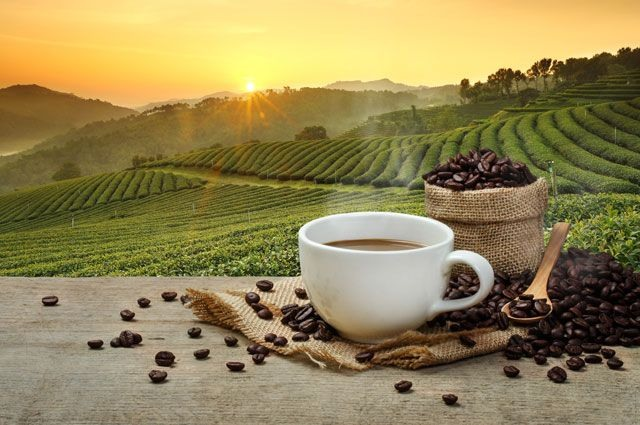
#> input picture class/cofe.jpg, 640 x 425 px
$ python pi1.py
#> lines starting #> are read from the running program, lines starting #| are printed output that depends on the picture
from PIL import Image,ImageDraw,ImageFont

pyfont = ImageFont.truetype("micross.ttf",23)
pep = ["ОЛЕГ","ВАЛЕРИЙ","ВЛАДИМИР","МИХАИЛ","ГОША","КОНСТАНТИН","ЛЕОНИД","БОГДАН"]
UI = (f"Дорогой %s приглашаю тебя на моё\n"
      f" др.АДРЕС лесная улица, 34")
for f in pep:
    gh = Image.open("cofe.jpg")
#> gh is the input picture: PIL image 640x425 RGB; mean R, G, B 147.8, 133, 84.9
    pydraw = ImageDraw.Draw(gh)
    pydraw.text((123, 123), UI%f, "white", pyfont)
    pydraw.rectangle([50,30,gh.width-50,gh.height-30],outline="red",width=3)
    gh.save(f"invate/{f}.png")
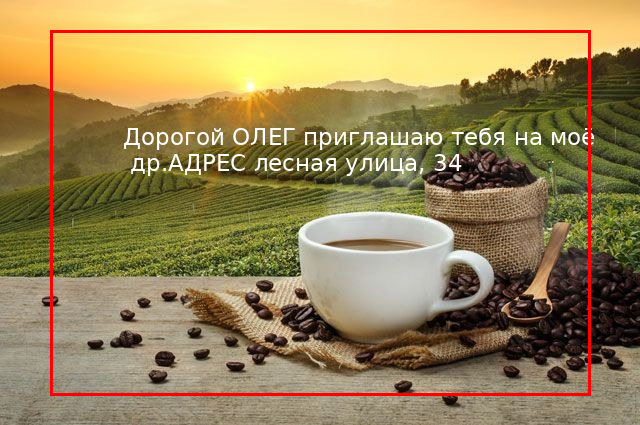
#> saved as ОЛЕГ.png: PIL image 640x425 RGB; mean R, G, B 151.6, 132.1, 85.9
